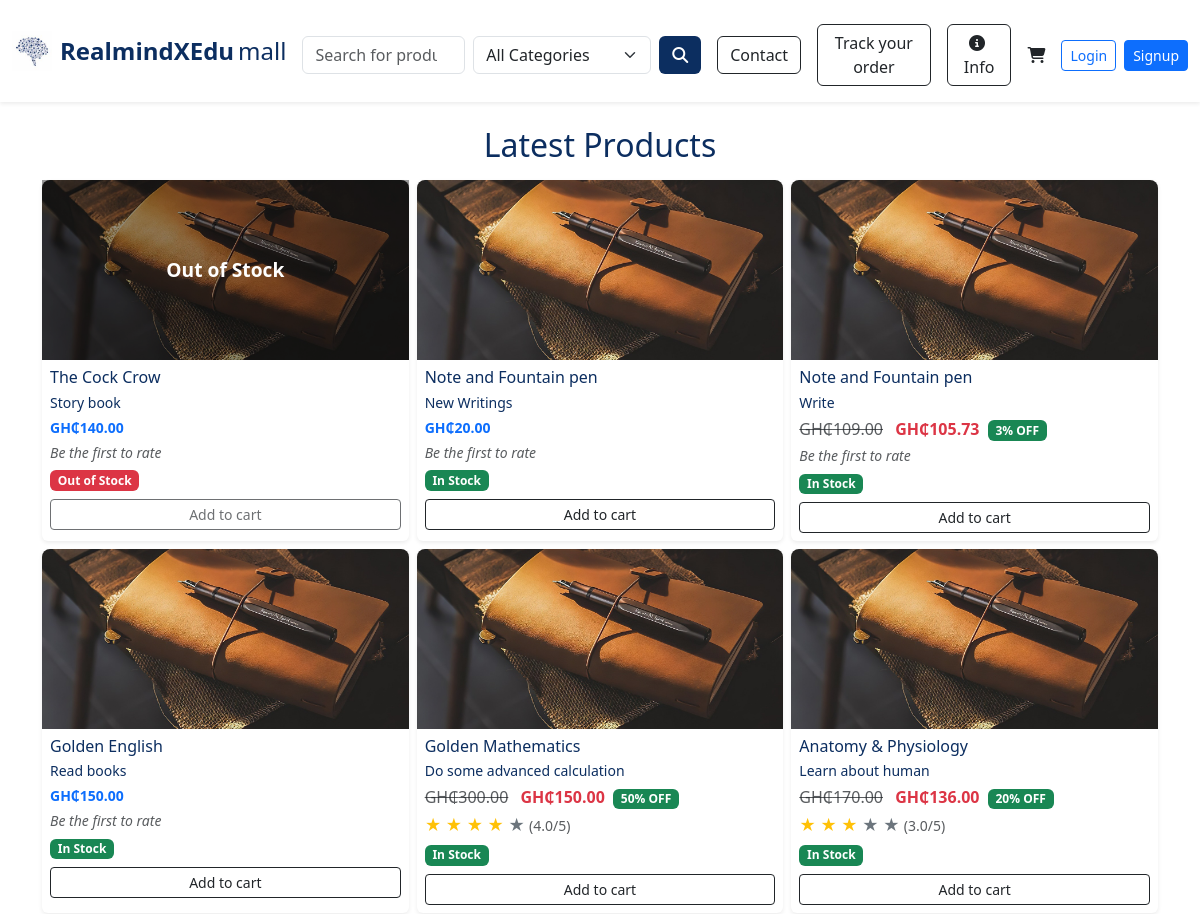
Before: / (upper part) with the older database file.
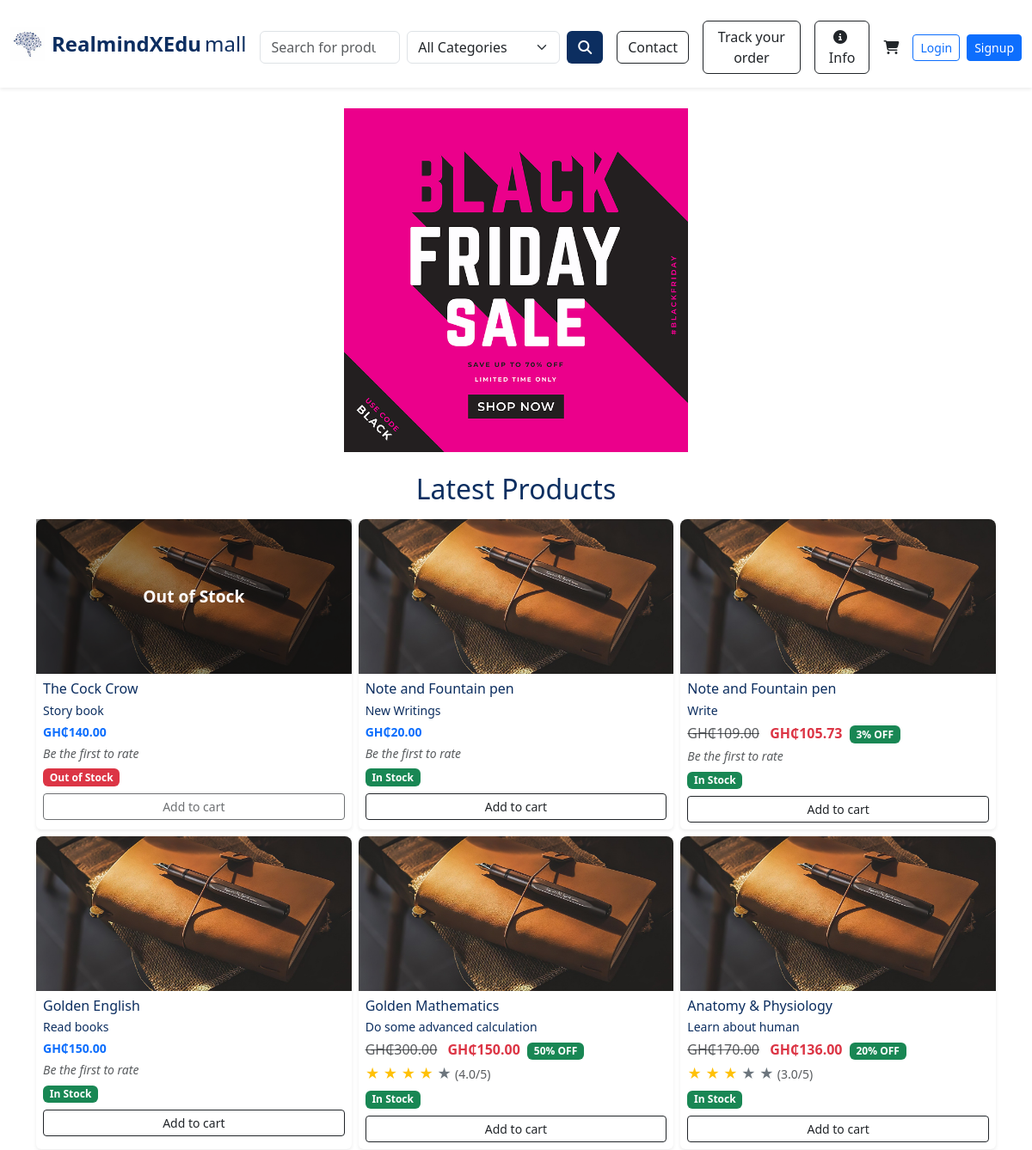
After: the same page with the newer database file.
### e_commerce/models/products.py (models this page shows, shortened)
class Product(db.Model):
    __tablename__ = 'product'  # Optional, but makes FK references safer
    id = db.Column(db.Integer, primary_key=True)
    name = db.Column(db.String(120), nullable=False)
    description = db.Column(db.Text, nullable=False)
    price = db.Column(db.Float, nullable=False)
    discount_percentage = db.Column(db.Float, default=0.0)
    image_filename = db.Column(db.String(120))
    in_stock = db.Column(db.Boolean, default=True)
    date_created = db.Column(db.DateTime, default=datetime.utcnow)
    author = db.Column(db.String(120), nullable=True)
    brand = db.Column(db.String(120), nullable=True)
    grade = db.Column(db.String(50), nullable=True)
    level = db.Column(db.String(50), nullable=True)
    subject = db.Column(db.String(100), nullable=True)
    ratings = db.relationship('ProductRating', back_populates='product', lazy=True)
    category_id = db.Column(db.Integer, db.ForeignKey('category.id'))
    category = db.relationship('Category', back_populates='products')
    order_items = db.relationship('OrderItem', backref='product', lazy=True)
    @property
    def discounted_price(self):
        return round(self.price * (1 - self.discount_percentage / 100), 2) if self.discount_percentage else self.price

### e_commerce/models/promotion_flyer.py (models this page shows)
class PromotionFlier(db.Model):
    id = db.Column(db.Integer, primary_key=True)
    title = db.Column(db.String(150), nullable=False)
    image_filename = db.Column(db.String(200), nullable=False)

### e_commerce/routes/main_routes.py (the view)
@main_bp.route('/')
def home():
    page = request.args.get('page', 1, type=int)
    per_page = 9
    fliers = PromotionFlier.query.order_by(PromotionFlier.id.desc()).all()
    products = Product.query.order_by(Product.date_created.desc()).paginate(
        page=page,
        per_page=per_page,
        error_out=False
    )
    return render_template('home.html', products=products, fliers=fliers)

### e_commerce/templates/home.html (shortened to what this page needs)
{% extends "index.html" %}
{% block content %}
<div class="container my-4">
  {% include 'fliers.html' %}
  {% if not current_user.is_authenticated %}
    <h2 class="text-center mb-3" style="color: #0C2E60;">Latest Products</h2>
    {% if products.items %}
      <div class="row g-2">
        {% for product in products.items %}
        <div class="col-6 col-md-4">
          <div class="card h-100 shadow-sm border-0">
            <div class="position-relative" style="height: 180px;">
              <img
                src="{{ url_for('static', filename='uploads/' ~ product.image_filename) }}"
                class="card-img-top"
                alt="{{ product.name }}"
                style="height: 100%; object-fit: cover; border-top-left-radius: .5rem; border-top-right-radius: .5rem;">
              {% if not product.in_stock %}
              <div class="position-absolute top-0 start-0 w-100 h-100 d-flex justify-content-center align-items-center"
                   style="background-color: rgba(0, 0, 0, 0.4); z-index: 10;">
                <span class="text-white fw-bold" style="font-size: 1.2rem;">Out of Stock</span>
              </div>
              {% endif %}
            </div>
            <div class="card-body p-2">
              <h6 class="card-title mb-1" style="color: #0C2E60;">{{ product.name }}</h6>
              <p class="card-text small mb-1" style="color: #0C2E60;">
                {{ product.description[:60] }}{% if product.description|length > 60 %}...{% endif %}
              </p>
              {% if product.discount_percentage and product.discount_percentage > 0 %}
                <p class="mb-1">
                  <del class="text-muted">GH₵{{ '%.2f'|format(product.price) }}</del>
                  <span class="text-danger fw-bold ms-2">
                    GH₵{{ '%.2f'|format(product.discounted_price) }}
                  </span>
                  <span class="badge bg-success ms-1 small">
                    {{ '%.0f'|format(product.discount_percentage) }}% OFF
                  </span>
                </p>
              {% else %}
                <p class="text-primary fw-bold small mb-1">
                  GH₵{{ '%.2f'|format(product.price) }}
                </p>
              {% endif %}
              {% if product.ratings %}
                {% set avg_rating = (product.ratings | map(attribute='rating') | list | sum) / product.ratings|length %}
                <div class="mb-1">
                  {% for i in range(1, 6) %}
                    {% if i <= avg_rating %}
                      <span class="text-warning">&#9733;</span>
                    {% else %}
                      <span class="text-secondary">&#9733;</span>
                    {% endif %}
                  {% endfor %}
                  <small class="text-muted">({{ '%.1f' % avg_rating }}/5)</small>
                </div>
              {% else %}
                <small class="text-muted d-block mb-1 fst-italic">Be the first to rate</small>
              {% endif %}
              <span class="badge {{ 'bg-success' if product.in_stock else 'bg-danger' }} mb-2">
                {{ 'In Stock' if product.in_stock else 'Out of Stock' }}
              </span>
              {% if product.in_stock %}
                <a href="{{ url_for('cart.add_quantity', product_id=product.id) }}" class="btn btn-outline-dark btn-sm w-100">Add to cart</a>
              {% else %}
                <button class="btn btn-outline-dark btn-sm w-100" disabled>Add to cart</button>
              {% endif %}
            </div>
          </div>
        </div>
        {% endfor %}
      </div>
    {% else %}
      <div class="alert alert-warning text-center">No products available at the moment.</div>
    {% endif %}
  {% else %}
    <div class="alert alert-info text-center">
      Welcome, {{ current_user.username }}. You can view and rate your
      <a href="{{ url_for('main.purchased_products') }}">purchased products here</a>.
    </div>
  {% endif %}
</div>
{% endblock %}

### e_commerce/templates/fliers.html (shortened to what this page needs)
{% if fliers %}
  <div id="flierCarousel" class="carousel slide mb-4" data-bs-ride="carousel" data-bs-interval="3000">
    <div class="carousel-inner">
      {% for flier in fliers %}
        <div class="carousel-item {% if loop.first %}active{% endif %}">
          <div class="position-relative"
              style="width: 100%; max-width: 1200px; height: 400px; margin: 0 auto; display: flex; align-items: center; justify-content: center; overflow: hidden; border-radius: 12px;">
            <img src="{{ url_for('static', filename='uploads/fliers/' ~ flier.image_filename) }}"
                alt="{{ flier.title or 'Promotion Flier' }}"
                style="max-width: 100%; max-height: 100%; object-fit: contain;">
          </div>
        </div>
      {% endfor %}
    </div>
  </div>
{% endif %}

Changed rows visible on the page:
added PromotionFlier: image_filename (picture)
